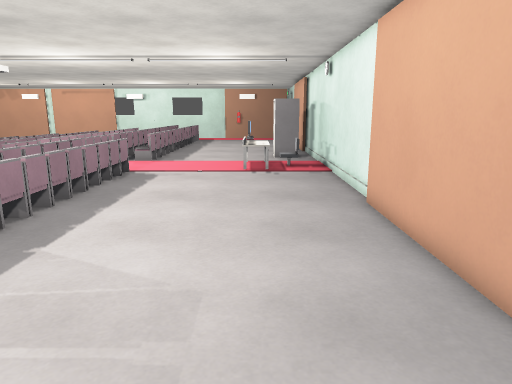
View 1 (above)

24 first-person views from a walk through a 3-D level made in the Godot game engine. The camera is 1.4 m above the floor, tilts 12° down and sees 70° across. The floor is counted in squares, 0.5 m on a side. Each view is taken from the middle of a square. On the plan, view 1 faces up. The plan holds only what a view shows up to about 20 squares ahead; the rest is blank. The place goes on beyond the plan. Surface patterns are stand-ins for the level's own textures.

View 2
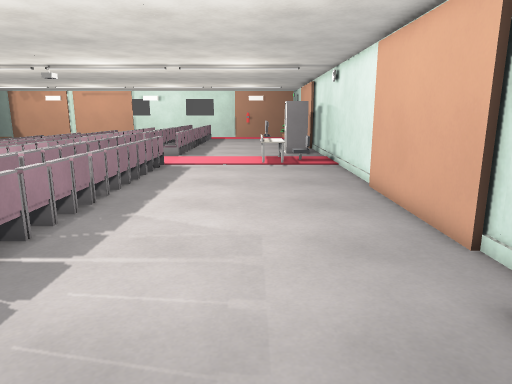

View 3
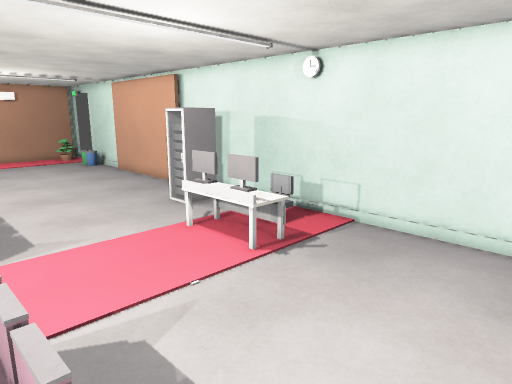

View 4
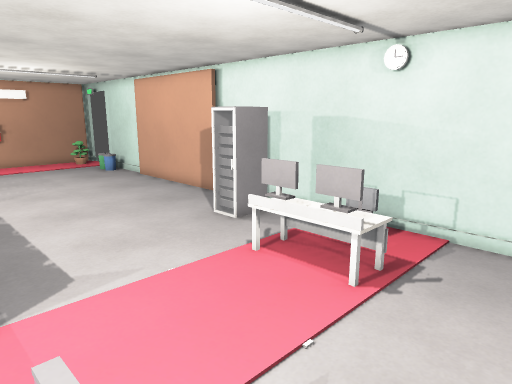

View 5
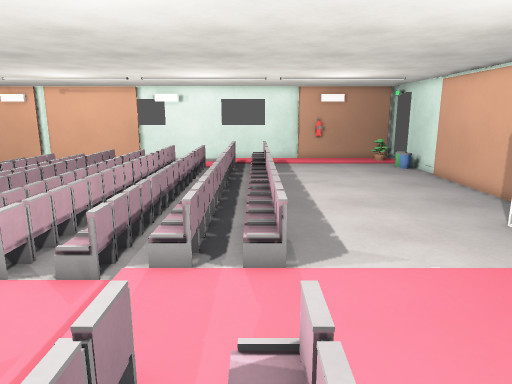

View 6
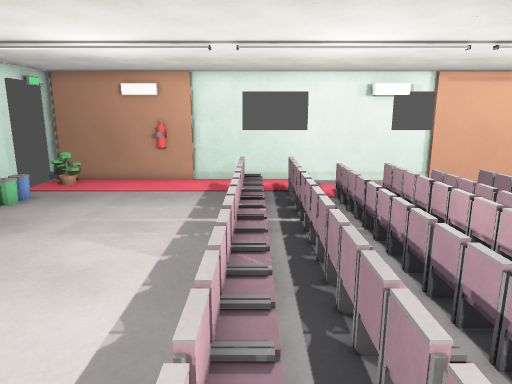

View 7
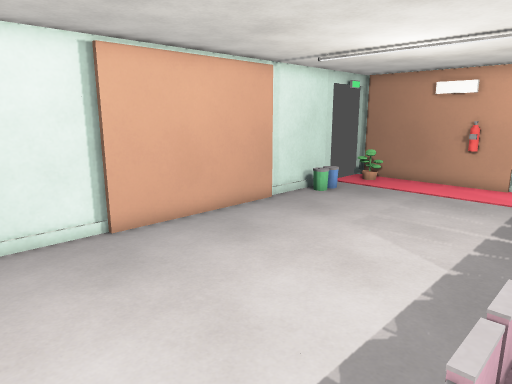

View 8
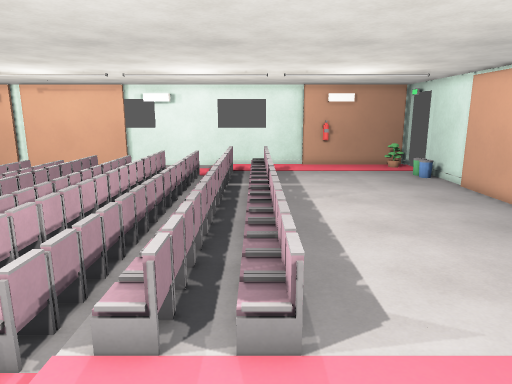

View 9
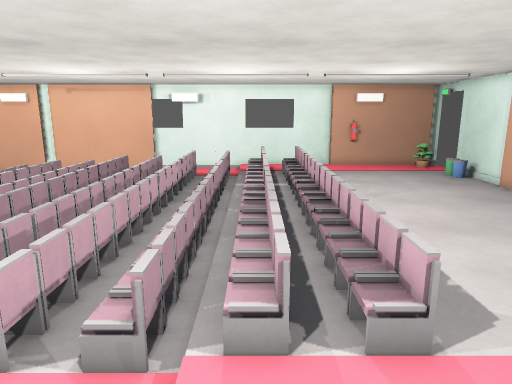

View 10
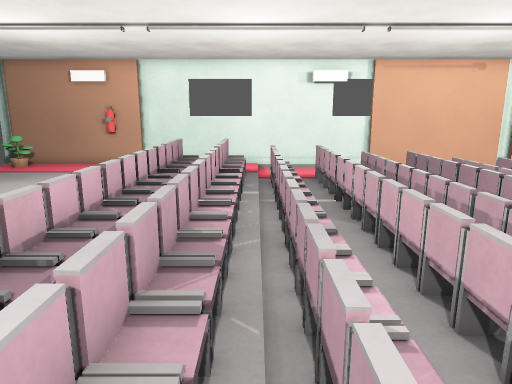

View 11
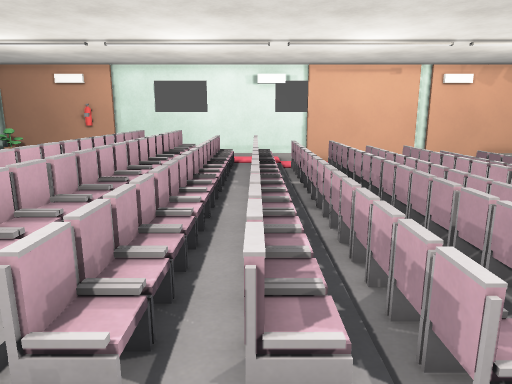

View 12
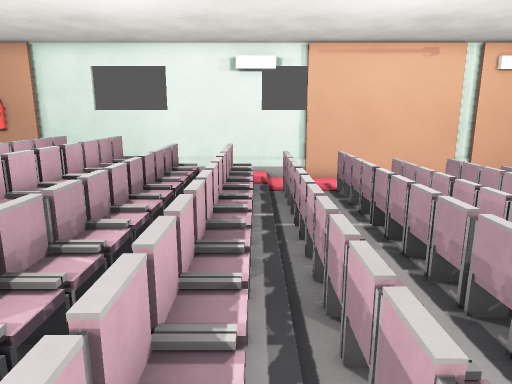

View 13
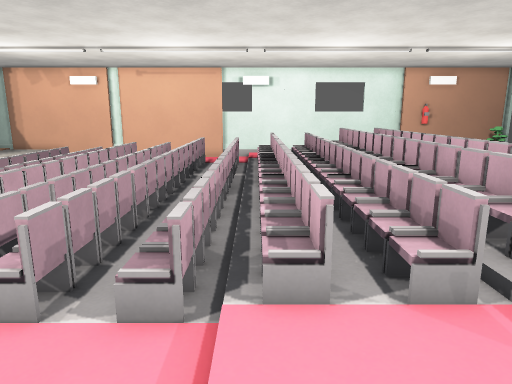

View 14
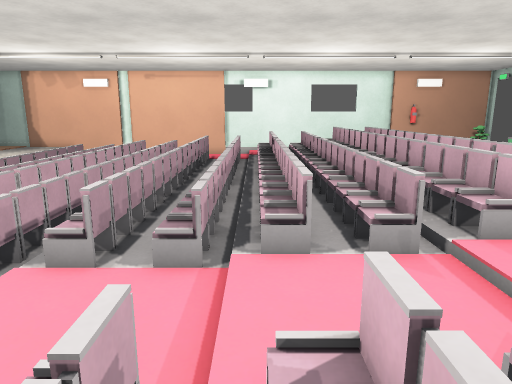

View 15
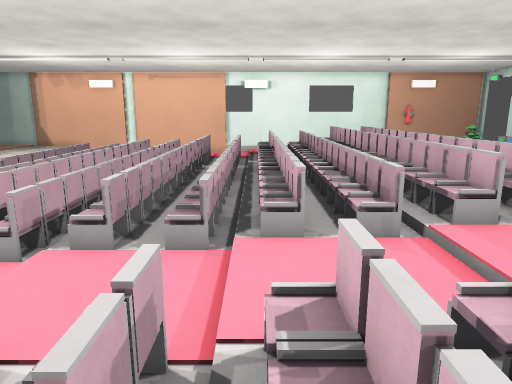

View 16
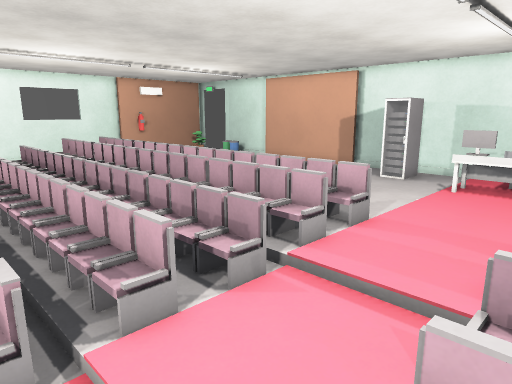

View 17
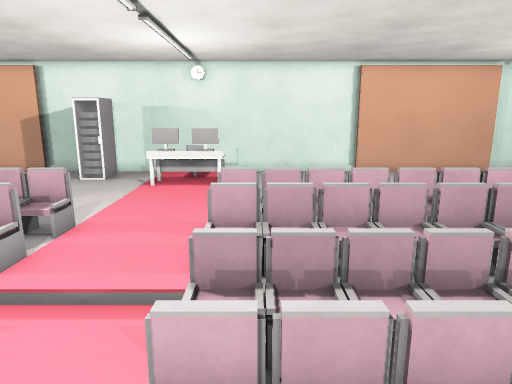

View 18
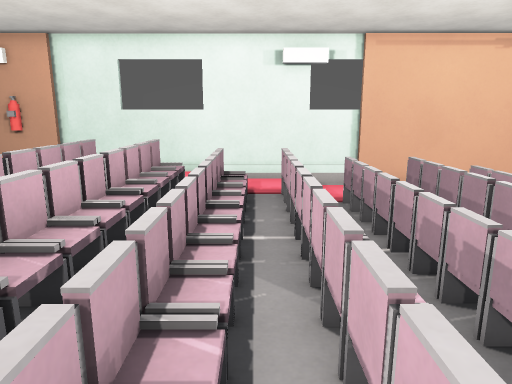

View 19
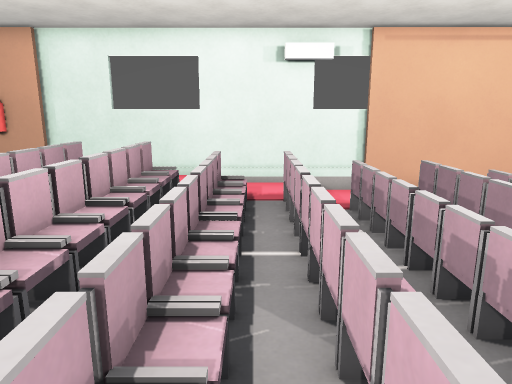

View 20
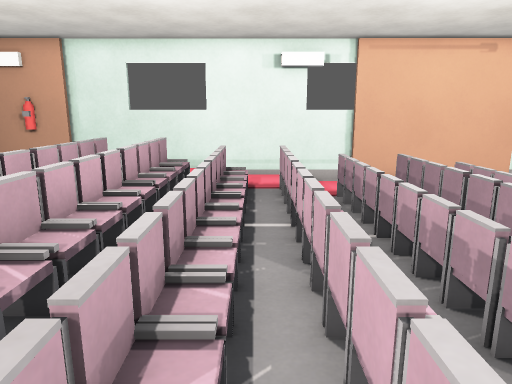

View 21
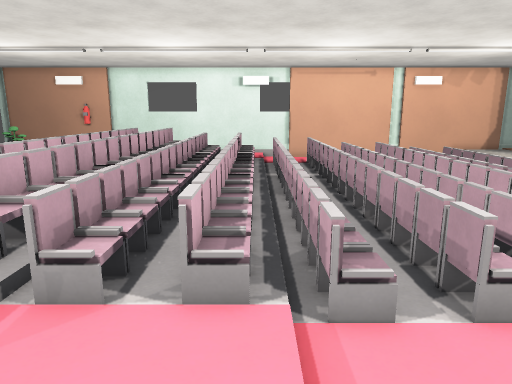

View 22
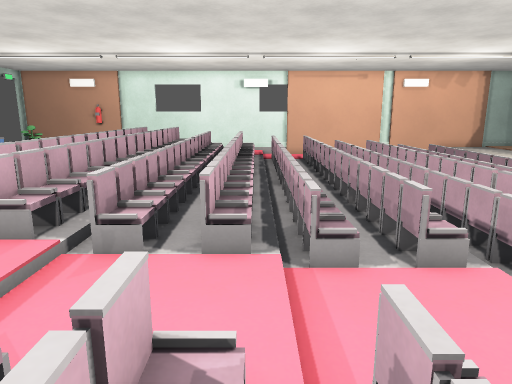

View 23
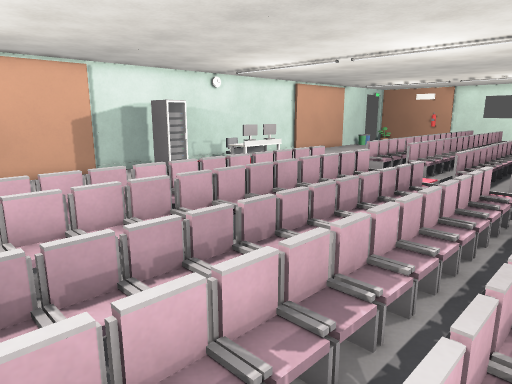

View 24
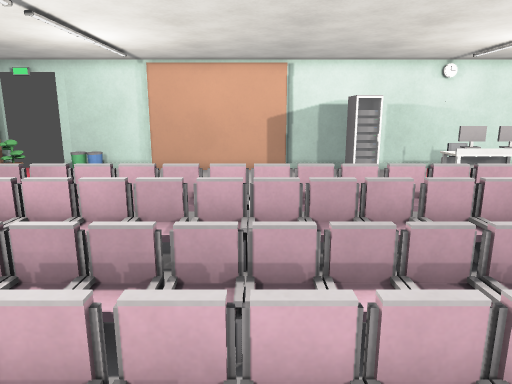

### Floor plan
Key: @ floor where view 1 was taken; # wall or solid block; . main floor; : floor 0.25 m higher than the main floor; - floor 0.25 m lower than the main floor; / step, stairs or slope; = window, fence, low wall or low ledge; E desk; R rack; P plant; F fire extinguisher; O other object.
Columns run from 23 left of view 1 to 4 right of it. Each row starts with its distance up from view 1.
 37                     ...    #
 36        ///O-//O O..........#
 35         //O-//O O..........#
 34       / //O-//O O..........#
 33       / //O-//O O..........#
 32  =    //=/=-=/=.O=.........#
 31  =    = //=-=/O#O=.........#
 30  .    ////O-//O O/.........#
 29  = = /= =/=-=/=//=.........#
 28  . / // //O-//O //.........#
 27  = =  = //=-=/=.:=.........#
 26  = .  //=/=-=/:#:=.........#
 25    . .////O-//:#:.......RRR#
 24    . /////O-//:#//......RR.#
 23    / /////O-///#//.........#
 22    /#/////O-///#//.....E...#
 21           .  /     ...EEE..#
 20              /     ...EEE=.#
 19              /     ...EEE..#
 18      /////O-///#//.....E...#
 17      /////O-///#//.........#
 16      /////O-//:#//.........#
 15      .////O-//:#:..........#
 14  = = .//=/=-=/= :=.........#
 13  = .#.= //=-=/O#:=.........#
 12  . / // //O-//O //.........#
 11  = = /=/=/=-=/=//=.........#
 10  . / /////O-//O //.........#
  9  = = .=///=-=/=.:=.........#
  8  =   .//=/=-=/: :=.........#
  7      .////O-//: :..........#
  6      /////O-//: //.........#
  5      /////O-/// //.........#
  4      /////O-/// //.........#
  3    . // //O-//: //.........#
  2    .  / //O-//: :.........O#
  1       / //O-//: :.........O#
  0       / //O-//: :......@...#
 -1       / ///./// //.........
 -2       - -..../..  ........P
 -3      ----..../.. ....F.....
 -4 ##############===###########

Positions as (right, up) in squares from view 1, and headings:
1: (0, 0), facing up
2: (-1, -3), facing up
3: (-7, 12), facing up-right
4: (-7, 15), facing up-right
5: (-7, 14), facing up
6: (-7, 16), facing down
7: (-7, 16), facing down-right
8: (-7, 17), facing up
9: (-9, 17), facing up
10: (-10, 17), facing down
11: (-13, 21), facing down
12: (-14, 14), facing down
13: (-14, 17), facing up
14: (-14, 15), facing up
15: (-14, 14), facing up
16: (-16, 17), facing up-right
17: (-16, 17), facing right
18: (-12, 12), facing down
19: (-12, 11), facing down
20: (-12, 13), facing down
21: (-14, 23), facing down
22: (-14, 25), facing down
23: (-16, 36), facing down-right
24: (-16, 30), facing right
